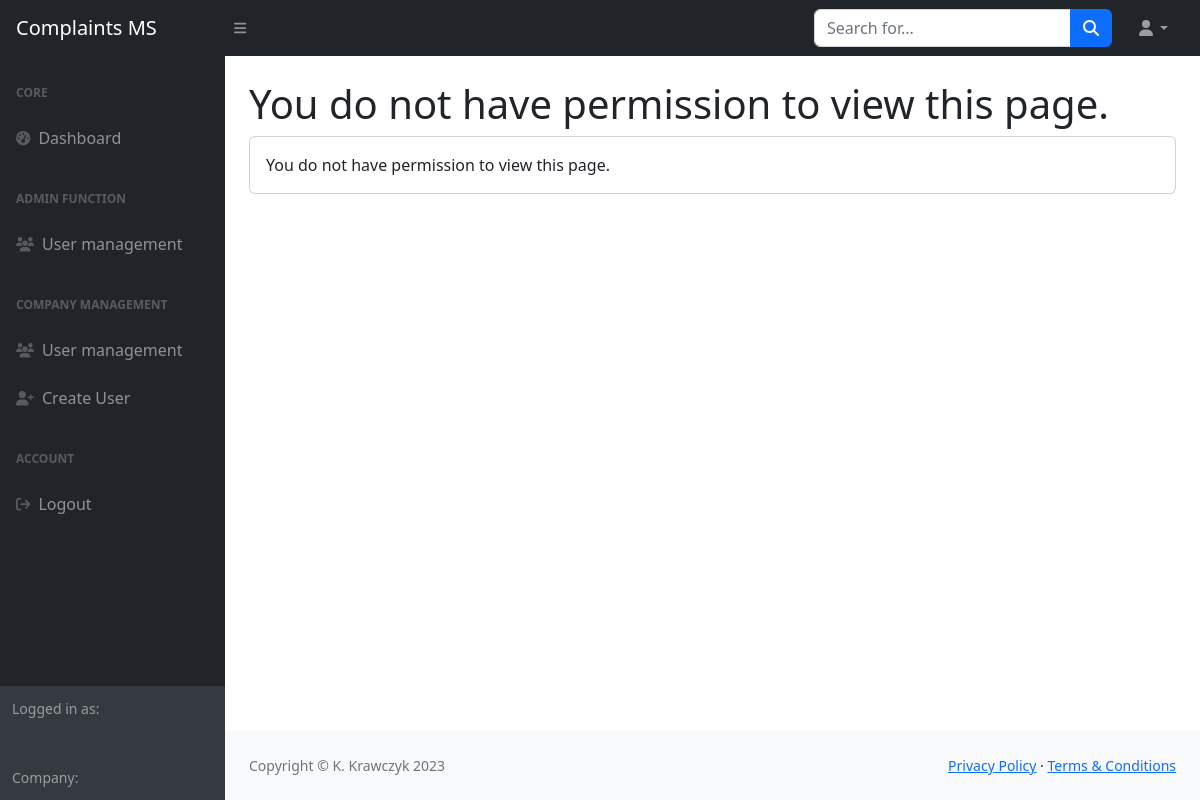
The app's page /adm/user/ (signed in), older data.
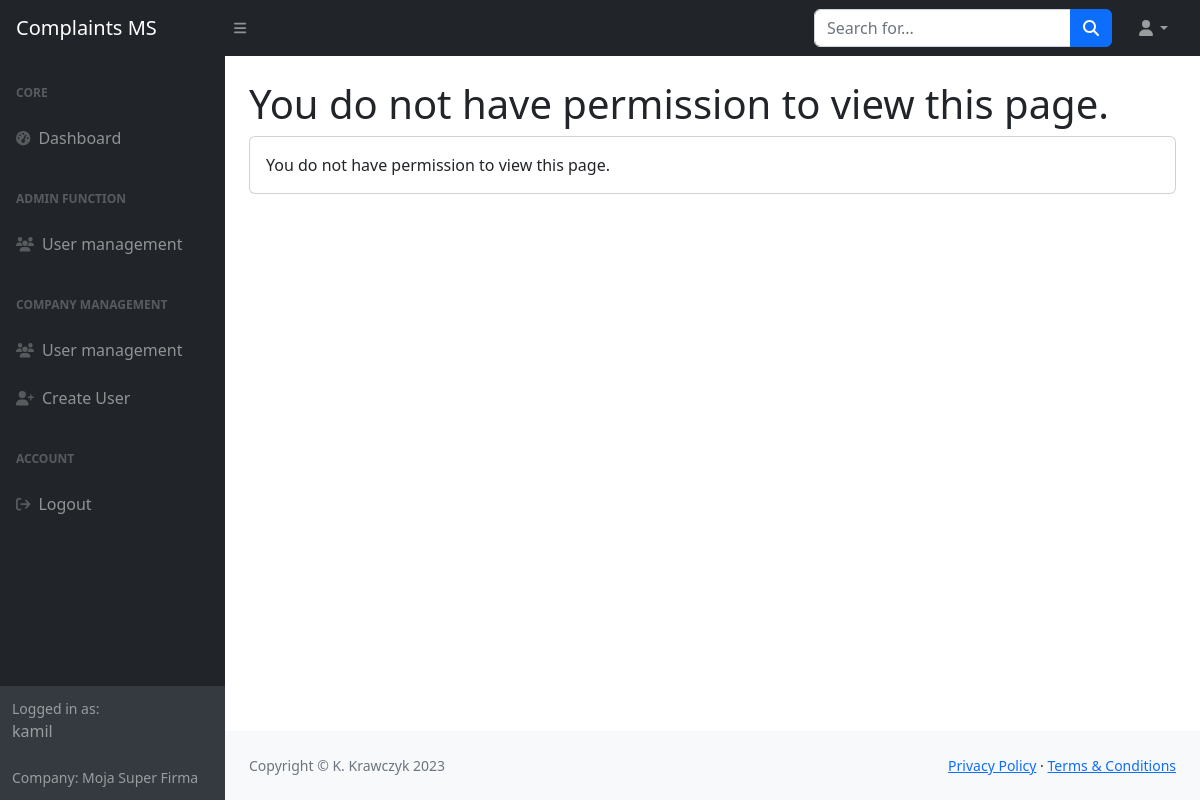
The same page, newer data.
### complaints/models.py (models this page shows)
class MyUser(AbstractUser):
    company = models.ForeignKey(Company, on_delete=models.CASCADE, null=True, blank=True)
    user_custom_role = models.IntegerField(choices=USER_ROLE, default=2)

class Company(models.Model):
    name = models.CharField(max_length=64, null=True, blank=True)
    nip = models.CharField(max_length=16, primary_key=True)
    adress = models.CharField(max_length=64, null=True, blank=True)

### complaints/views_admin.py (the view)
# urls.py: path('adm/user/', AdminUser.as_view()),
class AdminUser(View):
    def get(self, request):
        if not request.user.is_superuser:
            return render(request, 'admin/no_permissions.html')
        ctx = {
            'users': User.objects.all(),
            'link': "/adm"
        }
        return render(request, 'admin/user.html', ctx)

### complaints/my_context_processor.py (called while the page is built)
def my_cp(request):
    user = request.user
    ctx = {}
    if user.is_authenticated:
        ctx.update({
            'current_user': user
        })
    return ctx

### complaints/templates/admin/no_permissions.html (shortened to what this page needs)
{% extends 'user/../base.html' %}
{% block main %}
<main>
    <div class="container-fluid px-4">
        <h1 class="mt-4">
            {% if not message %}
            You do not have permission to view this page.
            {% endif %} {{ message }}
        </h1>
        <div class="card mb-4">
            <div class="card-body">
                {% if not message %}
                You do not have permission to view this page.
                {% endif %}
            </div>
        </div>
    </div>
</main>
{% endblock %}

### complaints/templates/navbar_left.html
<div id="layoutSidenav_nav">
                <nav class="sb-sidenav accordion sb-sidenav-dark" id="sidenavAccordion">
                    <div class="sb-sidenav-menu">
                        <div class="nav">
                            <div class="sb-sidenav-menu-heading">Core</div>
                            <a class="nav-link" href="/panel/home/">
                                <div class="sb-nav-link-icon"><i class="fas fa-tachometer-alt"></i></div>
                                Dashboard
                            </a>
                            <div class="sb-sidenav-menu-heading">Admin function</div>
                            <a class="nav-link" href="/adm/user">
                                <div class="sb-nav-link-icon"><i class="fa-solid fa-users"></i></div>
                                User management
                            </a>
                            <div class="sb-sidenav-menu-heading">Company management</div>
                            <a class="nav-link" href="/panel/users/">
                                <div class="sb-nav-link-icon"><i class="fa-solid fa-users"></i></div>
                                User management
                            </a>
                            <a class="nav-link" href="/panel/add_user/">
                                <div class="sb-nav-link-icon"><i class="fa-solid fa-user-plus"></i></div>
                                Create User
                            </a>
                            <div class="sb-sidenav-menu-heading">Account</div>
                            <a class="nav-link" href="/logout/">
                                <div class="sb-nav-link-icon"><i class="fa-solid fa-arrow-right-from-bracket"></i></div>
                                Logout
                            </a>
                        </div>
                    </div>
                    <div class="sb-sidenav-footer">
                        <div class="small">Logged in as:</div>
                        {{ current_user.username }}
                        <br><br>
                        <div class="small">Company:
                        {{ current_user.company.name }}</div>
                    </div>
                </nav>
            </div>

Row changes from the older to the newer data that the page shows:
now on this page (row edited): MyUser: username "kamil", company.name "Moja Super Firma"
